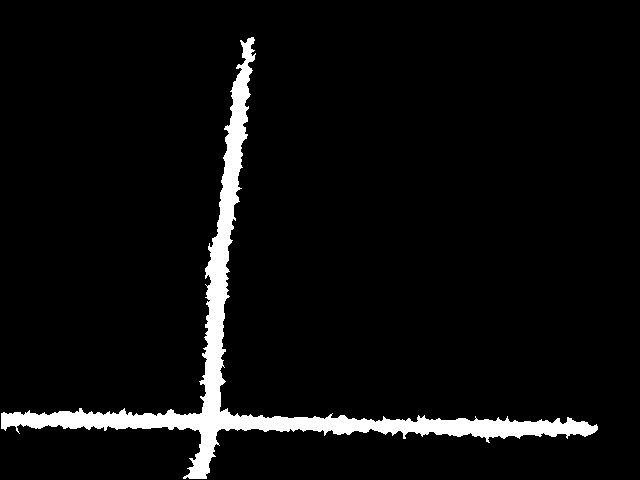
#> input picture opencv-learning-tutorials-master/data/images/two_lines.jpg, 640 x 480 px, found by its file name
$ python line_detection.py
#> lines starting #> are read from the running program, lines starting #| are printed output that depends on the picture; after the words box and inside, x2 and y2 are one past the last pixel; in counts of white or black regions, pixels touching at a corner belong together
#> further down, src is the input picture: shape (480, 640, 3); min 0, max 255, mean 13.3
####################################################
####################################################
import cv2 as cv
import numpy as np


class LineDetector:
    def __init__(self):
        self.lines = []

    def find_lines(self, frame):
        h, w, ch = frame.shape
#> h = 480; w = 640; ch = 3
        # 二值化图像
        print("start to detect lines...\n")
        gray = cv.cvtColor(frame, cv.COLOR_BGR2GRAY)
        ret, binary = cv.threshold(gray, 0, 255, cv.THRESH_BINARY | cv.THRESH_OTSU)
#> binary: shape (480, 640); 5.2% white; 1 white region, box (x1, y1, x2, y2) and area: (1, 37, 598, 479) 16015
#> ret = 9
        cv.imshow("binary image", binary)
        cv.imwrite("D:/binary.png", binary)

        dist = cv.distanceTransform(binary, cv.DIST_L1, cv.DIST_MASK_PRECISE)
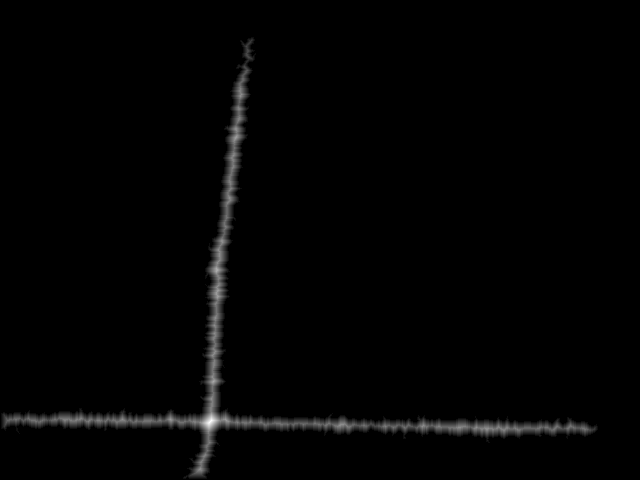
#> dist: shape (480, 640) float32; min 0, max 18, mean 0.232; drawn with min black and max white
        cv.imshow("distance", dist/15)
        dist = dist / 15
        result = np.zeros((h, w), dtype=np.uint8)
        ypts = []
        for row in range(h):
            cx = 0
            cy = 0
            max_d = 0
            for col in range(w):
                d = dist[row][col]
                if d > max_d:
                    max_d = d
                    cx = col
                    cy = row
            result[cy][cx] = 255
            ypts.append([cx, cy])
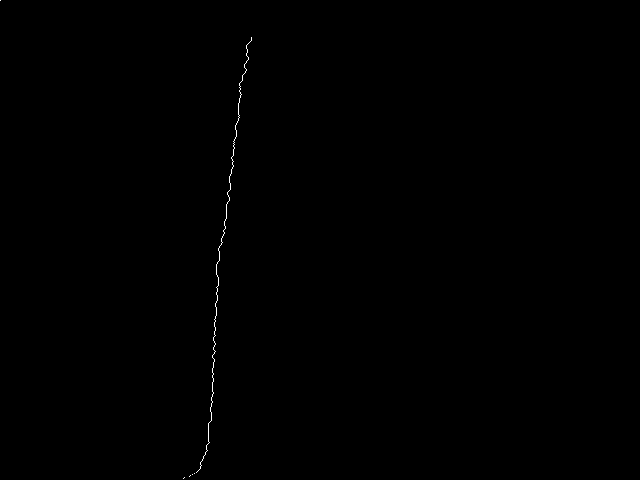
#> result: shape (480, 640); 0.14% white in thin lines or dots, all inside (x1, y1, x2, y2) = (0, 0, 252, 479)
#> after the loop, ypts = 480 pairs, first value 0 to 251, second value 0 to 478

        xpts = []
        for col in range(w):
            cx = 0
            cy = 0
            max_d = 0
            for row in range(h):
                d = dist[row][col]
                if d > max_d:
                    max_d = d
                    cx = col
                    cy = row
            result[cy][cx] = 255
            xpts.append([cx, cy])
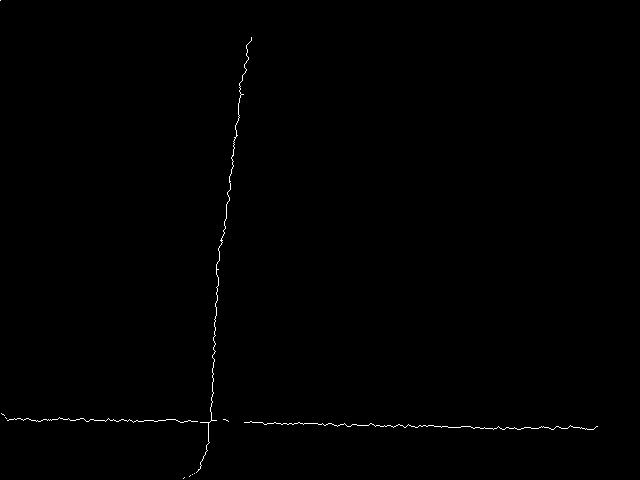
#> result: shape (480, 640); 0.33% white in thin lines or dots
#> after the loop, xpts = 640 pairs, first value 0 to 597, second value 0 to 469

        cv.imshow("lines", result)
        cv.imwrite("D:/skeleton.png", result)

        frame = self.line_fitness(ypts, image=frame)
        frame = self.line_fitness(xpts, image=frame, color=(255, 0, 0))

        cv.imshow("fit-lines", frame)
        cv.imwrite("D:/fitlines.png", frame)
        return self.lines

    def line_fitness(self, pts, image, color=(0, 0, 255)):
#> called with color = (0, 0, 255)
        h, w, ch = image.shape
#> h = 480; w = 640; ch = 3
        [vx, vy, x, y] = cv.fitLine(np.array(pts), cv.DIST_L1, 0, 0.01, 0.01)
#> vx = [0.0963]; vy = [-0.995]; x = [229.2]; y = [188.3]
        y1 = int((-x * vy / vx) + y)
#> y1 = 2556
        y2 = int(((w - x) * vy / vx) + y)
#> y2 = -4056
        cv.line(image, (w - 1, y2), (0, y1), color, 2)
        return image


if __name__ == "__main__":
    src = cv.imread("D:/javaopencv/two_lines.jpg")
    ld = LineDetector()
    lines = ld.find_lines(src)
#> call 2 of line_fitness, with color = (255, 0, 0)
#> in line_fitness (call 2), `[vx, vy, x, y] = cv.fitLine(np.array(pts), cv.DIST_L1, 0, 0.01, 0.01)`: vx = [1]; vy = [0.0195]; x = [347.3]; y = [424.2]
#> in line_fitness (call 2), `y1 = int((-x * vy / vx) + y)`: y1 = 417
#> in line_fitness (call 2), `y2 = int(((w - x) * vy / vx) + y)`: y2 = 429
#> in line_fitness (call 2), `cv.line(image, (w - 1, y2), (0, y1), color, 2)`:
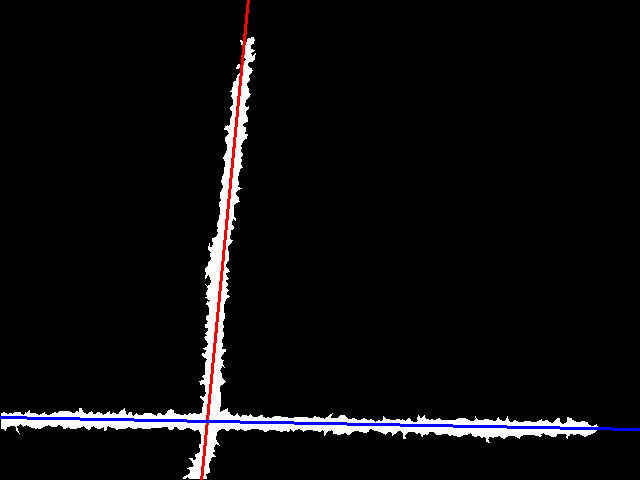
#> image: shape (480, 640, 3); mean B, G, R 12.3, 10.7, 11.9
#> lines = []
    cv.waitKey(0)
    cv.destroyAllWindows()
